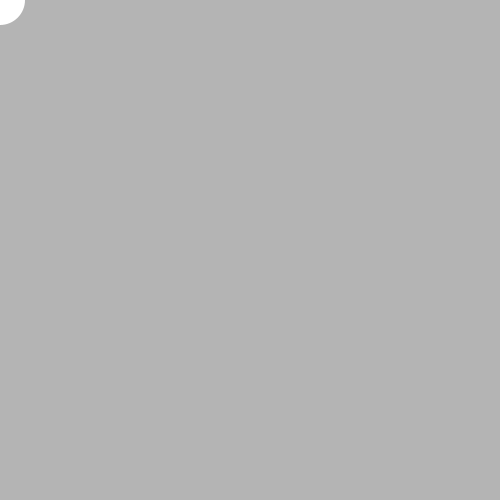
Frame 1 (no input)
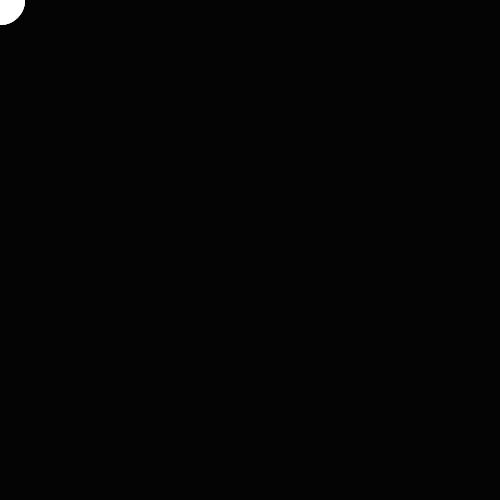
Frame 60 (the mouse pressed at the canvas centre just before this capture)
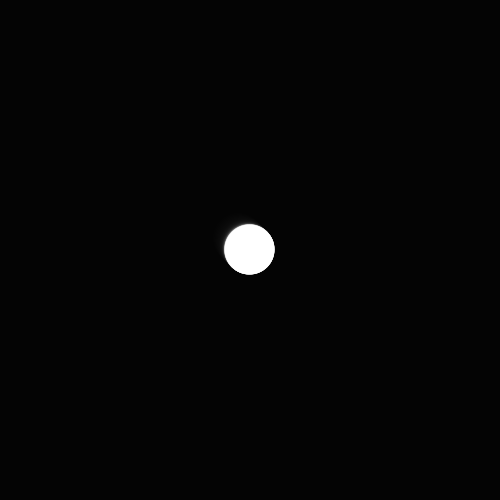
Frame 120 (the mouse held since frame 60 and released just before this capture)

The Processing sketch that drew these frames (run headless with seeded random() and noise(); from frame 60 on, the mouse is pressed at the canvas centre):

// Processing sketch: sketch_221027b
// ── sketch_221027b.pde
float x; 
float y; 

void setup(){
  size(500, 500); 
  noStroke(); 
}

void draw(){
   //background(0); 
   fill(0, 30); 
   rect(0, 0, width, height); 
   x = lerp(x, mouseX, 0.1); 
   y = lerp(y, mouseY, 0.1); 
   fill(255); 
   ellipse(x, y, 50, 50); 
}
